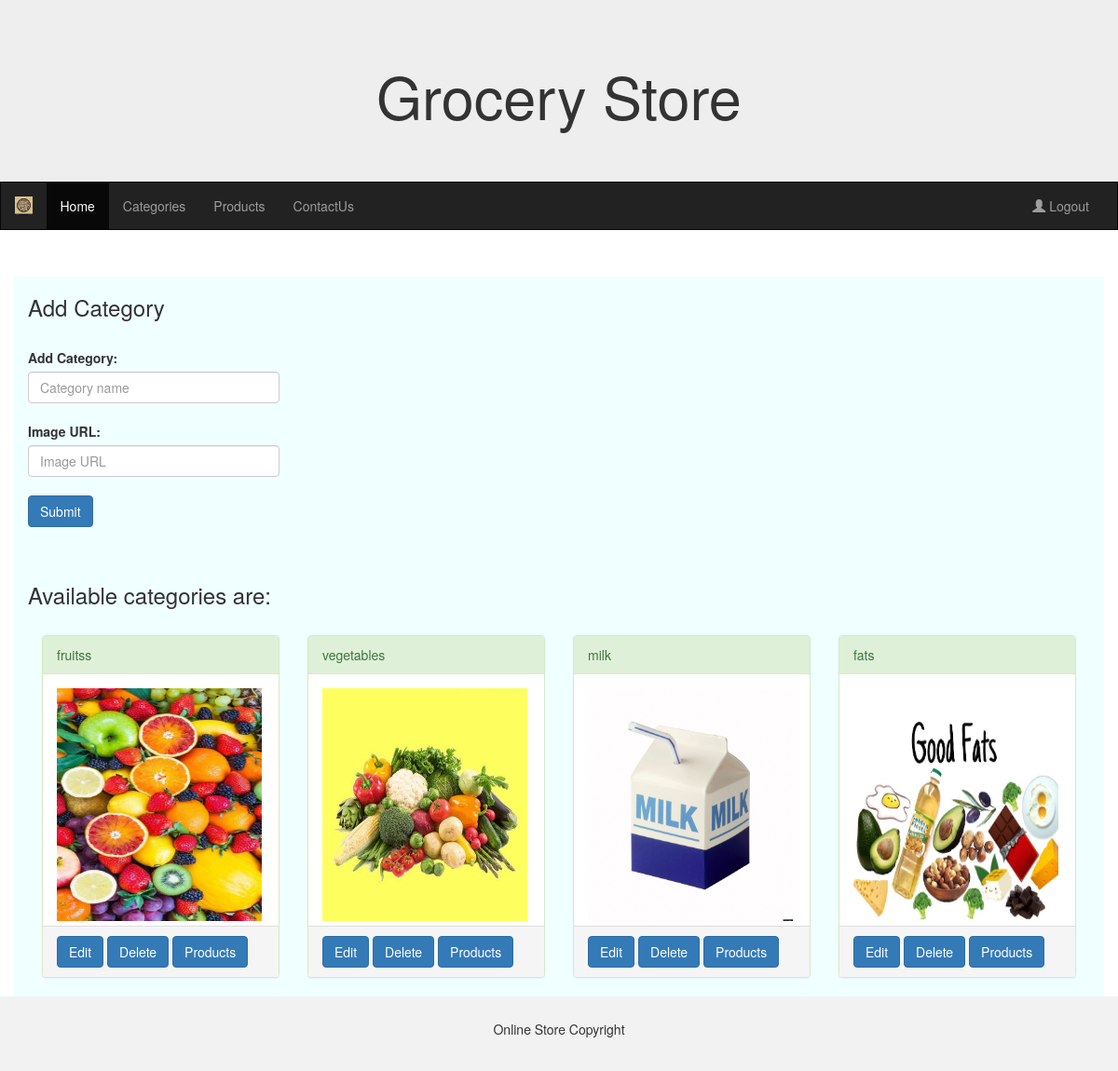
The page /admin_categories (signed in) on the database as committed earlier.
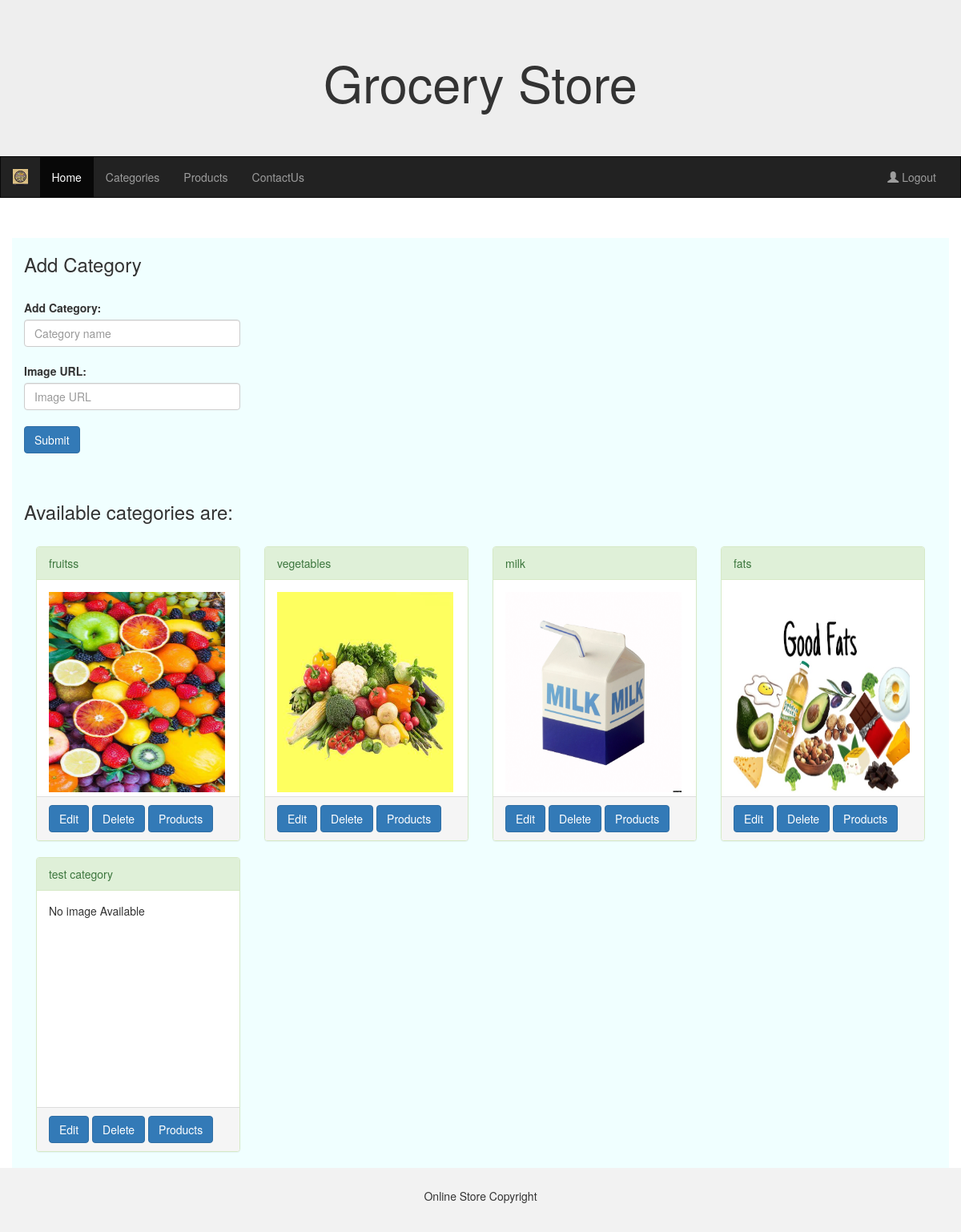
The same page on the database as committed later.
### models.py (models this page shows)
class Categories(db.Model):
    id = db.Column(db.Integer, nullable=False, autoincrement=True, unique=True, primary_key=True)
    name = db.Column(db.String, nullable=False, unique=True)
    img_url = db.Column(db.String, nullable=True)

### routes.py (the view)
@routes.route("/admin_categories")
@login_required
def admin_categories():
    cats=Categories.query.all()
    return render_template("admin_categories.html", cats=cats)

### app.py (called while the page is built)
def create_app():
    app = Flask(__name__)
    app.static_url_path = '/static'
    app.secret_key = "KEY"
    app.config['SQLALCHEMY_DATABASE_URI'] = 'sqlite:///grocery_store.db'
    db.init_app(app)
    migrate.init_app(app, db)
    login_manager.login_view = 'routes.login'  # Set the login view function name
    login_manager.init_app(app)
    @login_manager.user_loader
    def load_user(user_id):
        return Users.query.get(int(user_id))
    app.register_blueprint(routes)
    return app

### templates/admin_categories.html (shortened to what this page needs)
{% extends "admin_base.html" %}
{% block div %}
{% if category is defined %}
<form action="/edit_category/{{category.id}}" method="post">
    <h3>Edit Category</h3>
    <br>
    <label for="edit_category" class="form-label">Edit Category:</label>
	<input style="width: 270px;" type="text" class="form-control" value="{{category.name}}" name="edit_category" id="edit_category" placeholder="Category name" required>
    <br>
    <label for="img_url" class="form-label">Image URL:</label>
	<input style="width: 270px;" type="text" class="form-control" value="{{category.img_url}}" name="img_url" id="img_url" placeholder="Image URL">
    <br>
    <input type="submit" class="btn btn-primary" name="edit_category" value="Edit Category" id="edit_category">
</form>
{% else %}
<form action="/add_category" method="post">
    <h3>Add Category</h3>
    <br>
    <label for="add_category" class="form-label">Add Category:</label>
	<input style="width: 270px;" type="text" class="form-control" name="add_category" id="add_category" placeholder="Category name" required>
    <br>
    <label for="img_url" class="form-label">Image URL:</label>
	<input style="width: 270px;" type="text" class="form-control" name="img_url" id="img_url" placeholder="Image URL">
    <br>
    <input type="submit" class="btn btn-primary" name="add_category" id="add_category">
</form>
{% endif %}
<br>
<br>
<h3>Available categories are:</h3>
<br>
{% for cat in cats%}
<div class="col-md-3">
    <div class="panel panel-success">
        <div class="panel-heading">{{cat.name}}</div>
        <div class="panel-body" style="height: 270px;">
            {% if cat.img_url == "" %}
                <p>No image Available</p>
            {% else %}
                <img src="static/{{cat.img_url}}" style="height: 250px; width: 220px;" class="img-responsive" alt="Image">
            {% endif %}
        </div>
        <div class="panel-footer">
            <a href="/edit_category/{{cat.id}}" class="btn btn-primary" name="edit" value="edit">Edit</a>
            <a href="/delete_category/{{cat.id}}" class="btn btn-primary" name="delete" value="delete">Delete</a>
            <a href="{{ url_for('routes.admin_products', category=cat.name) }}" class="btn btn-primary" name="Products" value="products">Products</a>
        </div>
    </div>
</div>
{% endfor %}
{% endblock %}

### templates/admin_base.html (shortened to what this page needs)
<!DOCTYPE html>
<html lang="en">
<head>
  <link rel="stylesheet" href="https://maxcdn.bootstrapcdn.com/bootstrap/3.4.1/css/bootstrap.min.css">
  <link rel="stylesheet" href="{{url_for('static', filename='css/base.css')}}">
</head>
<body>
<div class="jumbotron">
  <div class="container text-center">
    <h1>Grocery Store</h1>
  </div>
</div>
<nav class="navbar navbar-inverse">
  <div class="container-fluid">
    <div class="navbar-header">
      <img class="nav navbar-brand" src="{{url_for('static', filename='/logo.jpg')}}">
    </div>
    <div class="collapse navbar-collapse" id="myNavbar">
      <ul class="nav navbar-nav">
        <li class="active"><a href="/admin_home">Home</a></li>
        <li><a href="/admin_categories">Categories</a></li>
        <li><a href="/admin_products">Products</a></li>
        <li><a href="/admin_contactus">ContactUs</a></li>
      </ul>
      <ul class="nav navbar-nav navbar-right">
        <li><a href="/logout"><span class="glyphicon glyphicon-user"></span> Logout</a></li>
      </ul>
    </div>
  </div>
</nav>
<div class="container page">
  {% block div %}
  {% endblock %}
</div>
<footer class="container-fluid text-center">
  <p>Online Store Copyright</p>
</footer>
</body>
</html>

### static/css/base.css (style rules this page uses)
.navbar { margin-bottom: 50px; border-radius: 0; }
.jumbotron { margin-bottom: 0; }
.page { background-color: azure; }
footer { background-color: #f2f2f2; padding: 25px; }

Rows that differ between the two databases and show on the page:
added Categories: name "test category", img_url "No image Available"
